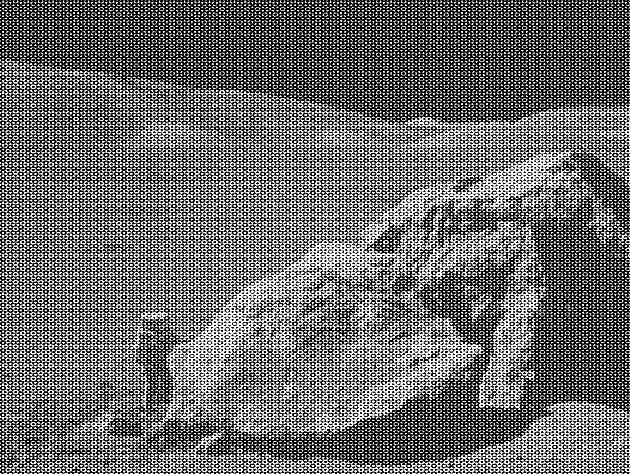
#> input picture moonlanding.png, 630 x 474 px
$ jupyter execute --allow-errors 09ex_Algorithms.ipynb   (shell and % lines are left out)
#> lines starting #> are read from the running program, lines starting #| are printed output that depends on the picture
1\. **Maximum wind speed prediction at the Sprogø station**

The exercise goal is to predict the maximum wind speed occurring every 50 years even if no measure exists for such a period. The available data are only measured over 21 years at the Sprogø meteorological station located in Denmark.

The annual maxima are supposed to fit a normal probability density function. However such function is not going to be estimated because it gives a probability from a wind speed maxima. Finding the maximum wind speed occurring every 50 years requires the opposite approach, the result needs to be found from a defined probability. That is the quantile function role and the exercise goal will be to find it. In the current model, it is supposed that the maximum wind speed occurring every 50 years is defined as the upper 2% quantile.

By definition, the quantile function is the inverse of the cumulative distribution function. The latter describes the probability distribution of an annual maxima. In the exercise, the cumulative probability $p_i$ for a given year i is defined as $p_i = i/(N+1)$ with $N = 21$, the number of measured years. Thus it will be possible to calculate the cumulative probability of every measured wind speed maxima. From those experimental points, the scipy.interpolate module will be very useful for fitting the quantile function. Finally the 50 years maxima is going to be evaluated from the cumulative probability of the 2% quantile.

Practically, load the dataset:

```python
import numpy as np
max_speeds = np.load('max-speeds.npy')
years_nb = max_speeds.shape[0]
```

Compute then the cumulative probability $p_i$ (`cprob`) and sort the maximum speeds from the data. Use then the  UnivariateSpline from scipy.interpolate to define a quantile function and thus estimate the probabilities.

In the current model, the maximum wind speed occurring every 50 years is defined as the upper 2% quantile. As a result, the cumulative probability value will be:

```python
fifty_prob = 1. - 0.02
```

So the storm wind speed occurring every 50 years can be guessed as:

``` python
fifty_wind = quantile_func(fifty_prob)
```

The quantile function of a random variable $X$ evaluated at probability $p$ is the value $x$ such that the probability of $X$ being smaller than said $x$ is $p$

$Q_{X}(p)=\{x:\text{Pr}(X\leq x)=p\}$

Note that Pr$(X\leq x)$ is the cumulative distribution of $X$ so that if $F_{X}$ is invertible (which it usually is) it is the inverse of the quantile function

$Q_{X} = F_{X}^{-1}$

[cell 1]

from scipy.interpolate import UnivariateSpline
import numpy as np
import matplotlib.pyplot as plt
#> (the rest of this cell did not finish here and is left out)

[cell 2]
#Plot the percentile/quantile function
x = np.linspace(0, 1, 100)
#> (the rest of this cell did not finish here and is left out)

2\. **Curve fitting of temperature in Alaska**

The temperature extremes in Alaska for each month, starting in January, are given by (in degrees Celcius):

max:  17,  19,  21,  28,  33,  38, 37,  37,  31,  23,  19,  18

min: -62, -59, -56, -46, -32, -18, -9, -13, -25, -46, -52, -58

* Plot these temperature extremes.
* Define a function that can describe min and max temperatures.
* Fit this function to the data with scipy.optimize.curve_fit().
* Plot the result. Is the fit reasonable? If not, why?
* Is the time offset for min and max temperatures the same within the fit accuracy?

We assume that temperatures are best fit by a periodic function of period 1 year. Since the lowest temperature is around January the most comfortable function is
$f(x) = T_0 - A\cos(k(x-x_0))$

Where $k=2\pi/12 \text{ months}^{-1}$ so the warmest month is $x_m : x_m - x_0 = \pi/k\implies x_m = 6+x_0$

[cell 3]
from scipy import optimize
import calendar

def f(x, A, x0, off):
  k = 2*np.pi/12 #expected period 12 months
  return off-A*np.cos(k*(x-x0))

max = np.array([17, 19, 21, 28, 33, 38, 37, 37, 31, 23, 19, 18])
min = np.array([-62, -59, -56, -46, -32, -18, -9, -13, -25, -46, -52, -58])
range = np.arange(12)
#Adjust month names
month = [mon[:3] for mon in calendar.month_name[1:]]
plt.plot(month, min, 'o')
plt.plot(month, max, 'o')
bound = ([0, 0, -np.inf], [np.inf, 2*np.pi, np.inf])
params_max = optimize.curve_fit(f, range, max, bounds=bound)
params_min = optimize.curve_fit(f, range, min, bounds=bound)

x = np.linspace(0, 12)
plt.plot(x, f(x, *params_max[0]), '--')
plt.plot(x, f(x, *params_min[0]), '--')

#Two estimated peaks
#Assuming equal month length
l = 365.25/12
max_fit, min_fit = params_max[0], params_min[0]
var_max_fit, var_min_fit = params_max[1][1, 1], params_min[1][1, 1]
max_day, min_day = l*(6 + max_fit[1]), l*(6 + min_fit[1])

#Peak dates
print(f'Warmest day according to maximums {month[int(max_day/l)]} {1+int(max_day-int(max_day/l)*l)}')
print(f'Warmest day according to minimums {month[int(min_day/l)]} {1+int(min_day-int(min_day/l)*l)}')

#Peaks offset
off_days = (min_day-max_day)
off_err = 365/12*np.sqrt(var_max_fit+var_min_fit)
print(f'offset: {off_days:.1f} +- {off_err:.1f}')
#The time offsets are compatible within fit accuracy

3\. **2D minimization of a six-hump camelback function**

$$
f(x,y) = \left(4-2.1x^2+\frac{x^4}{3} \right) x^2 +xy + (4y^2 -4)y^2
$$

has multiple global and local minima. Find the global minima of this function.

Hints:

* Variables can be restricted to $-2 < x < 2$ and $-1 < y < 1$.
* Use numpy.meshgrid() and pylab.imshow() to find visually the regions.
* Use scipy.optimize.minimize(), optionally trying out several of its methods.

How many global minima are there, and what is the function value at those points? What happens for an initial guess of $(x, y) = (0, 0)$ ?

[cell 4]
import scipy.optimize as opt

def f(v):
  x, y = v[0], v[1]
  return (4-2.1*x**2+x**4/3)*x**2+x*y+(4*y**2-4)*y**2

nx = ny = 100
x = np.linspace(-2, 2, nx)
y = np.linspace(-1, 1, ny)
X, Y = np.meshgrid(x, y)
map = f([X, Y])
fig, ax = plt.subplots(figsize=(6,6))
plot = ax.imshow(map, extent=[-2,2,-1,1], aspect='auto')
fig.colorbar(plot)
#There seem to be two global minima and two other local minima
guess = np.array([0, 0.9])
lim = ((-2, 2), (-1, 1))
minup = opt.minimize(f, x0=guess, bounds=lim).x
mindown = opt.minimize(f, x0=-guess, bounds=lim).x
print(minup)
print(mindown)
print(f(minup))
print(f(mindown))
plt.scatter(*minup)
plt.scatter(*mindown)
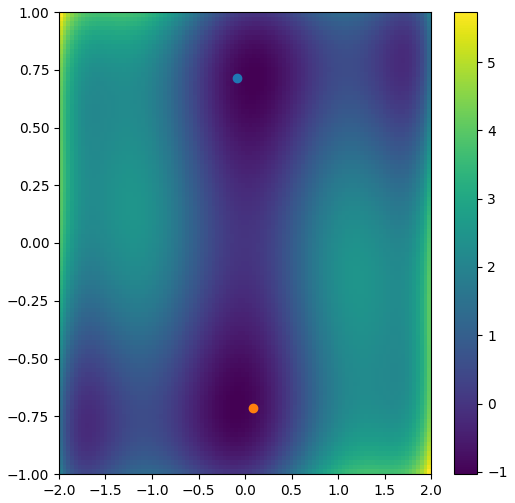
#> figure drawn by matplotlib, 2 panels

[cell 5]
#The two minima are identical up to the 12th decimal place, safe to assume they're both global
#What if we start at (0,0)?
epsilon = 0.01
fig, ax = plt.subplots(figsize=(6,6))
plot = ax.imshow(map, extent=[-2,2,-1,1], aspect='auto')
minzero = opt.minimize(f, x0=[0, 0], bounds=lim).x
print(minzero)
plt.scatter(*minzero)
minupzero = opt.minimize(f, x0=[0, 0+epsilon], bounds=lim).x
mindownzero = opt.minimize(f, x0=[0, 0-epsilon], bounds=lim).x
print(minupzero)
plt.scatter(*minupzero)
print(mindownzero)
plt.scatter(*mindownzero)
#Calculating the gradient and hessian of f one can easily find (0,0) is a local maximum,
#in fact if one tries to tweak the guess slightly towards one of the two minima the
#algorithm converges again to an actual minima
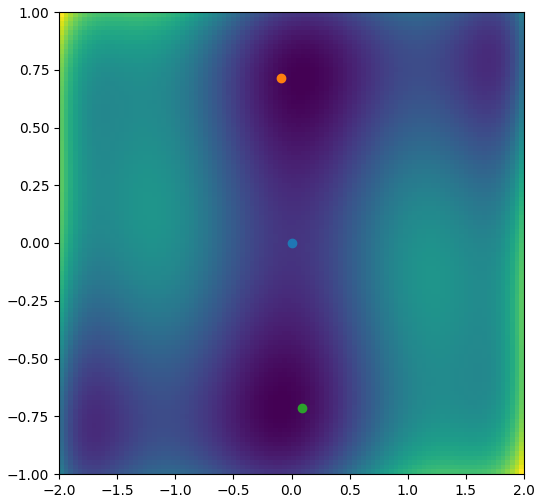
#> figure drawn by matplotlib, 1 panel

4\. **FFT of a simple dataset**

Performe a periodicity analysis on the lynxs-hares population

[cell 6]
from scipy import fftpack #Note that it's deprecated in favor of scipy.fft
def spectrum(signal, label=None):
  #Simple frequency analysis finds the maximum power and plots the spectrum
  #This assumes there is a dominating frequency
  fft_signal = fftpack.fft(signal)
  power = np.abs(fft_signal)
  freqs = fftpack.fftfreq(signal.size, d=1)
  #Filter negative frequencies
  power = power[freqs>0]
  freqs = freqs[freqs>0]
  #Plot the spectrum
  plt.plot(freqs, power, label=label)
  plt.legend()
  return freqs[np.argmax(power)]

#> (a cell that did not finish here is left out)

5\. **FFT of an image**

* Examine the provided image `moonlanding.png`, which is heavily contaminated with periodic noise. In this exercise, we aim to clean up the noise using the Fast Fourier Transform.
* Load the image using pylab.imread().
* Find and use the 2-D FFT function in scipy.fftpack, and plot the spectrum (Fourier transform of) the image. Do you have any trouble visualising the spectrum? If so, why?
* The spectrum consists of high and low frequency components. The noise is contained in the high-frequency part of the spectrum, so set some of those components to zero (use array slicing).
* Apply the inverse Fourier transform to see the resulting image.

[cell 8]

from matplotlib.colors import LogNorm
#embellish the plot later
img = plt.imread('moonlanding.png')
#> img is the input picture: shape (474, 630) float32; min 0, max 1, mean 0.424
fig, ax = plt.subplots(2, 2, figsize=(10,8))
ax[0,0].imshow(img, plt.cm.gray)
img_fft = fftpack.fft2(img)
power = np.abs(img_fft)
x_spec = fftpack.fftfreq(img.shape[0], d=1)
y_spec = fftpack.fftfreq(img.shape[1], d=1)
ax[0,1].imshow(power, norm=LogNorm(vmin=5))
#filter the data by power (without using frequency spectrum, you risk cutting off some data)
#we could also filter data by frequency
p = 99.9
filter_p = img_fft.copy()
filter_p[power > np.percentile(power, p)] = 0
ax[1,1].imshow(np.abs(filter_p), norm=LogNorm(vmin=5))
#replot the filtered image
fp_img = fftpack.ifft2(filter_p).real
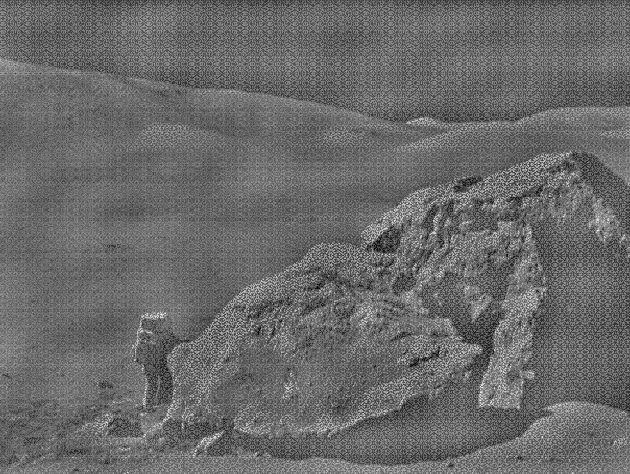
#> fp_img: shape (474, 630) float32; min -0.559, max 0.782, mean 4.09e-10; drawn with min black and max white
ax[1,0].imshow(fp_img.real, plt.cm.gray)
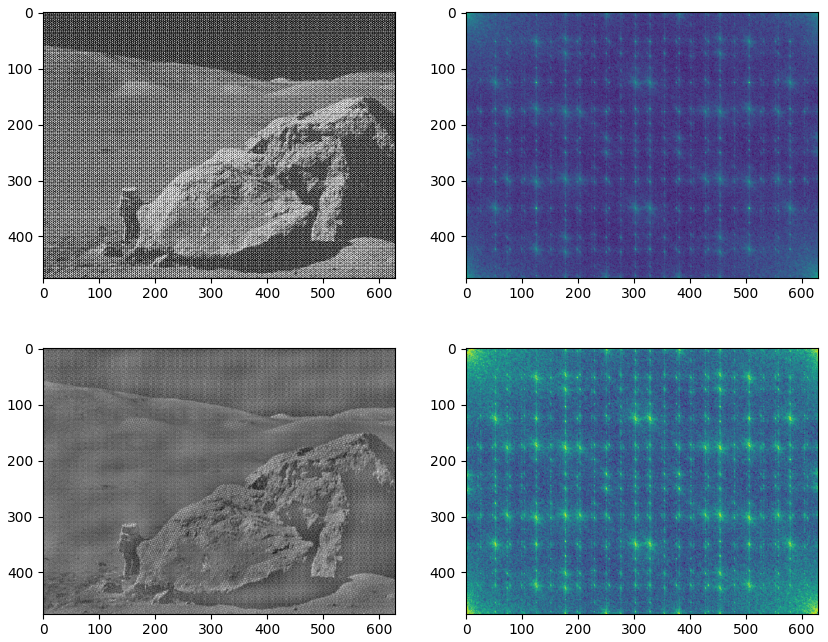
#> figure drawn by matplotlib, 4 panels
